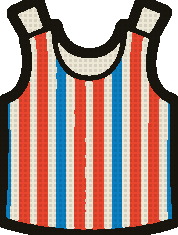
#> input picture apps/backend/assets/characters/body/body-03.png, 178 x 235 px
$ python -i process.py   (imports and definitions only)
#> lines starting #> are read from the running program, lines starting #| are printed output that depends on the picture
#> further down, picture is the input picture: PIL image 178x235 RGBA; mean R, G, B, A 135.3, 103.8, 96.6, 218.1
"""
Turn a generated part into a printed one.

The model returns something that *looks* flat and is not: one pilot head held
16,744 distinct opaque colours and a 9% band of partial alpha around its edge.
Left alone, eighty of those never look like one set — the drift between them is
exactly what reads as machine-made.

So every part goes through the same narrow pipeline, and the narrowness is the
point: two parts that look unrelated in full colour look like siblings once both
are four flat inks with a hard edge and the same screen over them.
"""

from __future__ import annotations

import colorsys
from dataclasses import dataclass

from PIL import Image, ImageFilter

# Overprint's inks (ADR-0032). Nothing here invents a colour.
PAPER = (0xED, 0xE7, 0xD6)
INK_A = (0xE8, 0x45, 0x2E)
INK_B = (0x0B, 0x7F, 0xBF)
KEY = (0x18, 0x16, 0x0F)


@dataclass(frozen=True)
class Slot:
    name: str
    target_height: int
    """Every part in a slot ends this tall, so scale never depends on framing."""
    max_width_ratio: float | None = None
    """Widest the part may be, as a fraction of its height. Limbs only."""


SLOTS = {
    "head": Slot("head", 190),
    "body": Slot("body", 235),
    "arm": Slot("arm", 205, max_width_ratio=0.30),
    "leg": Slot("leg", 215, max_width_ratio=0.34),
}
# These are not independent numbers. Head plus body plus leg has to land inside
# the frame in assemble.py with margin for the head to rotate into, and the head
# has to stay large enough to read at avatar size. The first pilot used the
# model's own framing and the figure ran off the top and bottom of the canvas.


# [11 lines left out: function harden_alpha, not called in this run]


def despeckle(im: Image.Image, size: int = 3) -> Image.Image:
    """
    Smooth the antialiasing before it gets quantised.

    Posterizing is a hard decision made per pixel, so the soft band the model
    leaves between two fills becomes a scatter of stray dots — one pixel lands
    on one side of a threshold, its neighbour on the other. Median-filtering
    first pushes those pixels to whichever fill they are actually nearer, and
    the edges come out clean instead of chewed.
    """
#> called with size = 3
    rgb = Image.merge("RGB", im.split()[:3]).filter(ImageFilter.MedianFilter(size))
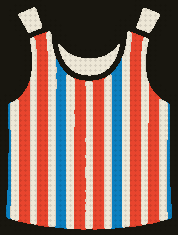
#> rgb: PIL image 178x235 RGB; mean R, G, B 137, 104.7, 97.4
    return Image.merge("RGBA", (*rgb.split(), im.getchannel("A")))
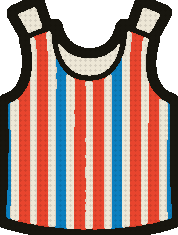
#> returned value: PIL image 178x235 RGBA; mean R, G, B, A 137, 104.7, 97.4, 218.1; transparent parts drawn white


# [153 lines left out: functions to_inks, add_key_edge, screen, fit, pivot_of, process, not called in this run]


# [7 lines not run here, left out]

>>> from PIL import Image
>>> picture = Image.open('../../apps/backend/assets/characters/body/body-03.png')
>>> result = despeckle(picture)

$ run again, on apps/backend/assets/characters/body/body-05.png
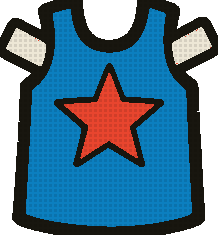
#> input picture apps/backend/assets/characters/body/body-05.png, 218 x 235 px
#> picture is the input picture: PIL image 218x235 RGBA; mean R, G, B, A 37, 75.9, 98.2, 205
#> in despeckle, `rgb = Image.merge("RGB", im.split()[:3]).filter(ImageFilter.MedianFilt..`:
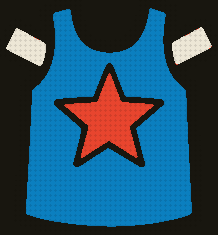
#> rgb: PIL image 218x235 RGB; mean R, G, B 37.3, 76.9, 99.5

$ run again, on apps/backend/assets/characters/body/body-07.png
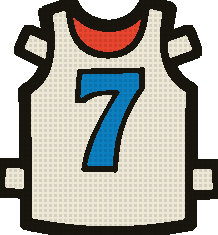
#> input picture apps/backend/assets/characters/body/body-07.png, 218 x 235 px
#> picture is the input picture: PIL image 218x235 RGBA; mean R, G, B, A 120.4, 118.8, 110.6, 203
#> in despeckle, `rgb = Image.merge("RGB", im.split()[:3]).filter(ImageFilter.MedianFilt..`:
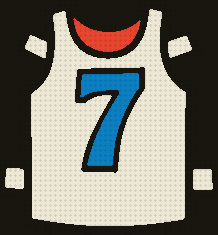
#> rgb: PIL image 218x235 RGB; mean R, G, B 122.1, 120.4, 112.1
#> in despeckle, `return Image.merge("RGBA", (*rgb.split(), im.getchannel("A")))`:
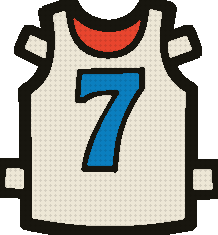
#> returned value: PIL image 218x235 RGBA; mean R, G, B, A 122.1, 120.4, 112.1, 203; transparent parts drawn white
